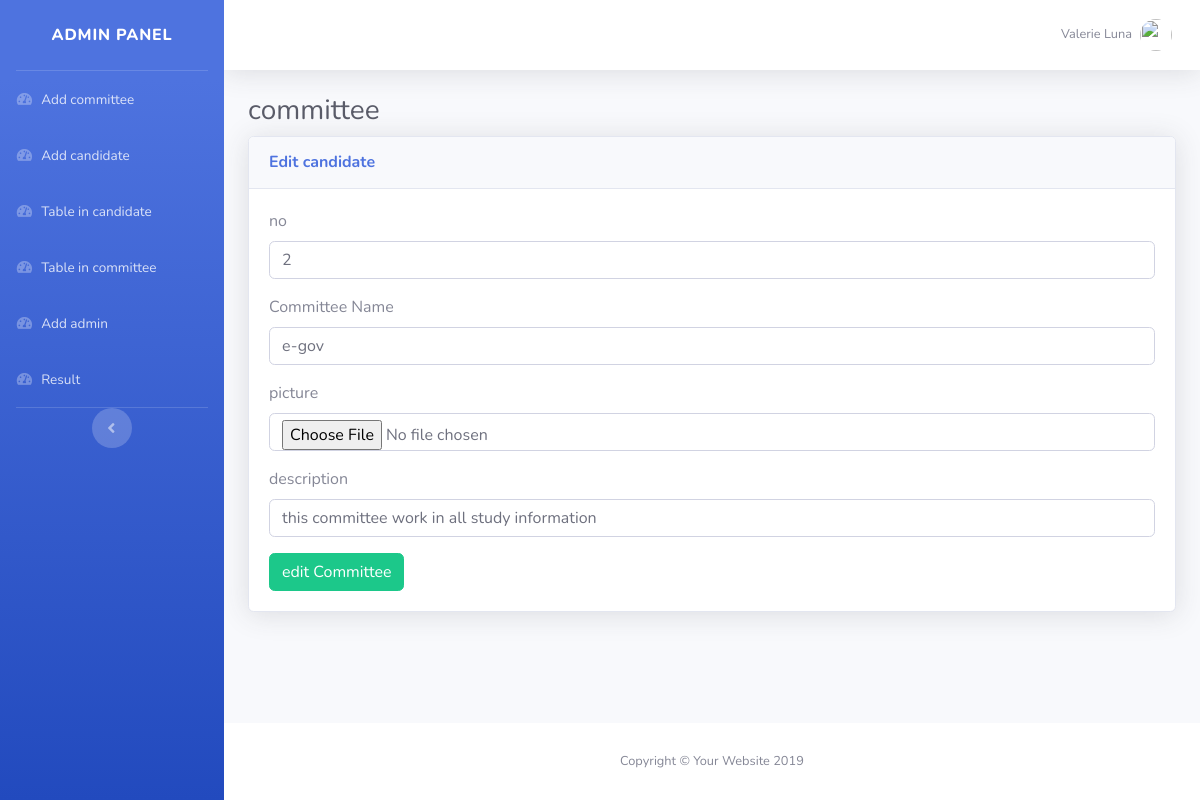
The page /SOURCECODE/project/admin/committee_edit.php?com_id=2 on the database its author committed.
### tables this page shows
CREATE TABLE `committee` (
  `com_id` int(3) NOT NULL,
  `com_no` int(2) NOT NULL,
  `com_cnm` varchar(200) NOT NULL,
  `com_img` longtext NOT NULL,
  `com_desc` longtext NOT NULL,
  `com_time` bigint(20) NOT NULL,
  `com_status` int(1) NOT NULL DEFAULT 1
);

### SOURCECODE/project/admin/committee_edit.php (the view, shortened to what this page needs)
<?php
	include("include/header.php");
?>
<form action="committee_edit_process.php" method="post">
 <?php
$id=$_GET['com_id'];
$cq="select * from committee where com_id = $id";
$com_res=mysqli_query($link,$cq) or die(mysqli_error($link));
while ($com_row=mysqli_fetch_array($com_res))
{
?>
<div class="container-fluid">
  <h1 class="h3 mb-2 text-gray-800">committee</h1>
  <div class="card shadow mb-4">
	<div class="card-header py-3">
	  <h6 class="m-0 font-weight-bold text-primary">Edit candidate</h6>
	</div>
	<div class="card-body">
		<form action="committee_process.php" method="post">
			<div class="form-group">
				<label>no</label>
				<input type="text" name="no" value="<?php echo $com_row['com_no']?>"class="form-control" required/>
			</div>
			<div class="form-group">
				<label>Committee Name</label>
				<input type="text" name="cnm" value="<?php echo $com_row['com_cnm']?>"class="form-control" required/>
			</div>
<div class="form-group">
				<label>picture</label>
				<input type="file" name="img" value="<?php echo $com_row['com_img']?>"class="form-control"/>
			</div>
			<div class="form-group">
				<label>description</label>
				<input type="text"name="desc" value="<?php echo $com_row['com_desc']?>"class="form-control"/>
			</div>
			<input type="submit" class="btn btn-success" value="edit Committee">
		</form>
	</div>
  </div>
</div>
<?php
}
	include("include/footer.php");
?>

### rows shown on the page
committee: no "2", cnm "e-gov", desc "this committee work in all study information"
